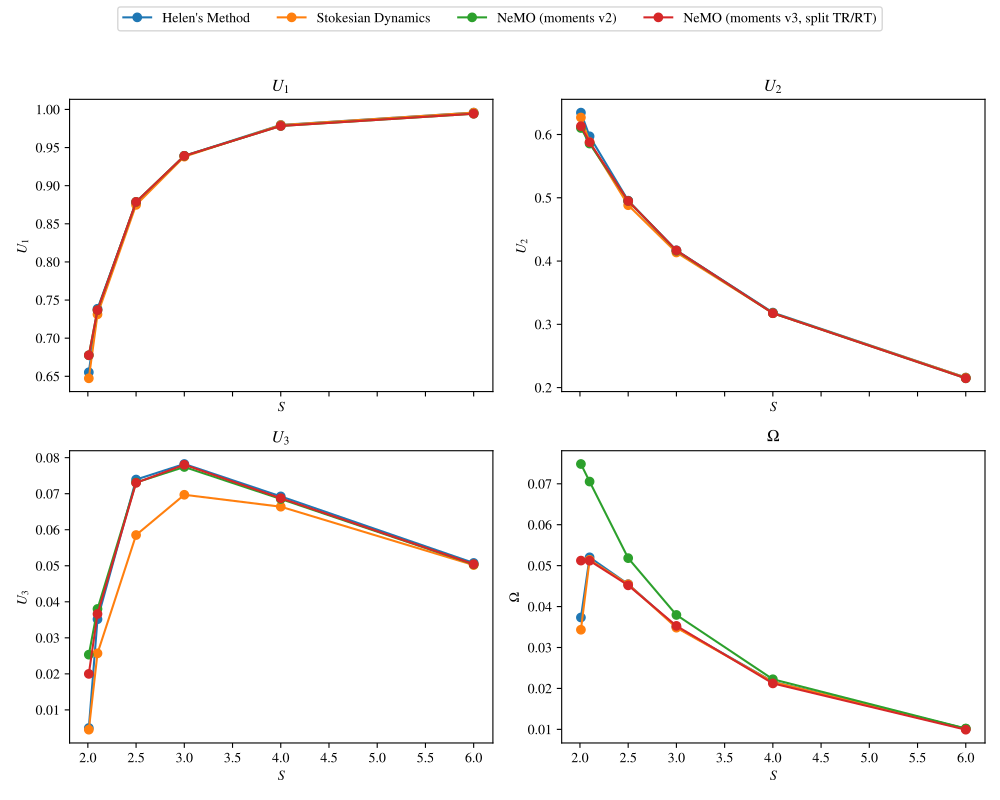

Generate this figure with Python:
#!/usr/bin/env python3
"""Figure 7 refresh: 3-sphere equilateral-triangle mobility testcase (Wilson 2013),
regenerated with the new NeMO stack: Mob_Op_Nbody_Moments with the chain-fixed pc8c
moments pair model (nbody_moments_v2_kinf_rc8_pc8c.pt) + learned per-particle diagonal
(nbody_diag_v2_pc8c.pt), pair_cutoff = switch_dist = 8, and (2026-09-13) the v3 pair model
(nbody_moments_v3_nb8lin_tr2_kinf_rc8_pc8c.pt: the v2 bands, linear bases, class-2 TR bases that
untie the pair block's TR and RT corners; moments_for_nbody.md section 5.4) with the same diagonal.
Omega here is the base sphere's angular velocity from a force on the apex, i.e. an RT-block quantity.

Three unit spheres at the vertices of an equilateral triangle of side S (center-to-center,
in radii) in the x-z plane; the apex sphere is forced with F = (0, 0, -6*pi), no torques,
mu = 1. Reported: U1 = |apex U_z|, U2/U3 = |base-sphere U_z/U_x|, Omega = |base-sphere
Omega_y|. References are the published figure's hard-coded tables: Helen Wilson's method
(Wilson 2013) and Stokesian Dynamics (Townsend 2017). In addition, MFS truth
(src/mfs.py, fine + Xfine, tol 1e-9) is recomputed per S so operator errors can be quoted
against our own converged solver; the paper's previous operator (Mob_Op_Nbody with
nbody_pinn_b1.pt, switch 6 -- what drew the published figure) and the 2-body-only stack
are evaluated alongside for the old-vs-new comparison.

    TORCH_COMPILE_DISABLE=1 python figures/fig7_helen_3body.py    # eval + figure
    python figures/fig7_helen_3body.py --plot-only                # re-render from the CSV

Outputs: figures/fig7_helen_3body.{pdf,png}, all values in figures/fig7_helen_3body.csv,
and a drop-in copy at the paper's include name figures/helens_3body_comparison_nbody.{pdf,png}
(layout matches the published figure: 2x2 panels, Helen's Method / Stokesian Dynamics / NeMO).
"""
from __future__ import annotations

import argparse
import os
import sys
from pathlib import Path

import numpy as np
import pandas as pd

ROOT = Path(__file__).resolve().parents[1]
sys.path = [p for p in sys.path if p != str(ROOT)]
sys.path.insert(0, str(ROOT))
sys.path.insert(1, str(ROOT / "src"))  # grpy_tensors is imported bare by mob_op_2b_combined
os.chdir(ROOT)
os.environ.setdefault("TORCH_COMPILE_DISABLE", "1")  # accuracy work

S_VALUES = [2.01, 2.10, 2.50, 3.00, 4.00, 6.00]
METRICS = ["U1", "U2", "U3", "Omega"]
METRIC_LABELS = {"U1": r"$U_1$", "U2": r"$U_2$", "U3": r"$U_3$", "Omega": r"$\Omega$"}
SELF_PATH = "data/models/self_interaction_model.pt"
TWO_BODY_PATH = "data/models/two_body_combined_model.pt"
MOMENTS_PATH = "data/models/nbody_moments_v2_kinf_rc8_pc8c.pt"
DIAG_PATH = "data/models/nbody_diag_v2_pc8c.pt"
# v3 pair model (nbody_moments.py v3 layout: the v2 unit bands, linear bases, class-2 TR bases so that the pair
# block's TR and RT corners are no longer tied; 93 coefficients). Same selection and diagonal model.
V3_PATH = "data/models/nbody_moments_v3_nb8lin_tr2_kinf_rc8_pc8c.pt"   # v2 bands, linear bases, split TR/RT (nbody_v3_report.md)
OPS = ["2b", "b1_paper", "moments", "diag", "v3", "v3diag"]
OP_LABELS = {"2b": "2-body only", "b1_paper": "n-body b1 (published figure)",
             "moments": "moments pc8c", "diag": "moments pc8c + diag (NeMO v2)",
             "v3": "moments v3 (split TR/RT)", "v3diag": "moments v3 + diag (NeMO v3)"}

# Hard-coded reference tables of the published figure (benchmarks/helens_3body.py in the
# paper checkout): Wilson (2013) "Current" method and Stokesian Dynamics (Townsend 2017).
WILSON_ROWS = {
    2.01: (0.65528, 0.63461, 0.00498, 0.037336),
    2.10: (0.73857, 0.59718, 0.03517, 0.052035),
    2.50: (0.87765, 0.49545, 0.07393, 0.045466),
    3.00: (0.93905, 0.41694, 0.07824, 0.035022),
    4.00: (0.97964, 0.31859, 0.06925, 0.021634),
    6.00: (0.99581, 0.21586, 0.05078, 0.010159),
}
SD_ROWS = {
    2.01: (0.64739, 0.62691, 0.00451, 0.034339),
    2.10: (0.73126, 0.58784, 0.02570, 0.051414),
    2.50: (0.87482, 0.48829, 0.05853, 0.045446),
    3.00: (0.93806, 0.41356, 0.06970, 0.034843),
    4.00: (0.97945, 0.31774, 0.06639, 0.021581),
    6.00: (0.99579, 0.21575, 0.05019, 0.010153),
}


def triangle(S: float) -> np.ndarray:
    # equilateral triangle of side S in the x-z plane; index 2 is the (forced) apex
    return np.array([[0.0, 0.0, 0.0],
                     [S, 0.0, 0.0],
                     [S / 2.0, 0.0, (np.sqrt(3.0) / 2.0) * S]])


def forces() -> np.ndarray:
    F = np.zeros((3, 6))
    F[2, 2] = -6.0 * np.pi  # apex sphere; U = 1 for an isolated sphere (mu = a = 1)
    return F


def metrics_from_velocity(v: np.ndarray) -> tuple[float, float, float, float]:
    # U1: apex settling speed; U2/U3/Omega: base-sphere drift and rotation
    return (abs(v[2, 2]), abs(v[0, 2]), abs(v[0, 0]), abs(v[0, 4]))


_MFS_SOLVERS: dict[str, object] = {}


def mfs_metrics(S: float, acc: str) -> tuple[float, float, float, float]:
    # BatchedMFS GMRES (torch64, tol_v 1e-8): the src/mfs.py Gauss-Seidel iteration
    # diverges at the S=2.01 near-contact spacing (gap 0.01), a Krylov solve does not
    from src.mfs_batched import BatchedMFS

    solver = _MFS_SOLVERS.get(acc)
    if solver is None:
        solver = _MFS_SOLVERS[acc] = BatchedMFS(acc=acc, backend="torch64")
    vel, info = solver.solve(triangle(S), forces().reshape(3, 6, 1))
    assert info.converged, info
    return metrics_from_velocity(vel[:, :, 0].cpu().numpy())


def build_ops(moments_path: str = MOMENTS_PATH, diag_path: str = DIAG_PATH, v3_path: str = V3_PATH):
    from src.mob_op_2b_combined import NNMob
    from src.mob_op_nbody import Mob_Op_Nbody
    from src.mob_op_nbody_moments import Mob_Op_Nbody_Moments

    common = dict(shape="sphere", self_nn_path=SELF_PATH, two_nn_path=TWO_BODY_PATH)
    sel = dict(switch_dist=8.0, pair_cutoff=8.0, neighbor_cutoff=8.0, max_neighbors=None)
    mom = dict(common, nbody_nn_path=moments_path, **sel)
    v3 = dict(common, nbody_nn_path=v3_path, **sel)
    return {"2b": NNMob(**common),
            "b1_paper": Mob_Op_Nbody(**common, nbody_nn_path="data/models/nbody_pinn_b1.pt",
                                     switch_dist=6.0),
            "moments": Mob_Op_Nbody_Moments(**mom),
            "diag": Mob_Op_Nbody_Moments(**mom, diag_nn_path=diag_path, diag_cutoff=8.0),
            "v3": Mob_Op_Nbody_Moments(**v3),
            "v3diag": Mob_Op_Nbody_Moments(**v3, diag_nn_path=diag_path, diag_cutoff=8.0)}


def evaluate(moments_path: str = MOMENTS_PATH, diag_path: str = DIAG_PATH, v3_path: str = V3_PATH) -> pd.DataFrame:
    import torch

    ops = build_ops(moments_path, diag_path, v3_path)
    rows = []
    for S in S_VALUES:
        row = {"S": S}
        row.update({f"{m}_wilson": x for m, x in zip(METRICS, WILSON_ROWS[S])})
        row.update({f"{m}_sd": x for m, x in zip(METRICS, SD_ROWS[S])})
        for acc in ("fine", "Xfine"):
            print(f"MFS {acc} S={S} ...", flush=True)
            row.update({f"{m}_mfs_{acc.lower()}": x
                        for m, x in zip(METRICS, mfs_metrics(S, acc))})
        config = np.zeros((3, 7))
        config[:, :3] = triangle(S)
        config[:, 6] = 1.0  # identity quaternion — the operators are scalar-last
        for name, op in ops.items():
            with torch.no_grad():
                v = op.apply(config, forces(), 1.0)
            v = np.asarray(v.cpu() if torch.is_tensor(v) else v, dtype=np.float64)
            row.update({f"{m}_{name}": x for m, x in zip(METRICS, metrics_from_velocity(v))})
        rows.append(row)
    return pd.DataFrame(rows)


def report(df: pd.DataFrame) -> None:
    curves = [("Wilson (Helen's method)", "wilson"), ("Stokesian Dynamics", "sd"),
              ("MFS fine", "mfs_fine")] + [(OP_LABELS[k], k) for k in OPS]
    truth = {m: df[f"{m}_mfs_xfine"].values for m in METRICS}
    disc = max(np.abs(df[f"{m}_mfs_fine"] / truth[m] - 1).max() for m in METRICS) * 100
    wilson_gap = max(np.abs(df[f"{m}_wilson"] / truth[m] - 1).max() for m in METRICS) * 100
    print(f"\nMFS discretization (fine vs Xfine): max rel = {disc:.4f} %")
    print(f"Wilson vs MFS Xfine:                max rel = {wilson_gap:.4f} % "
          "(independent solvers agreeing on the testcase)")

    print(f"\nmax |rel err| vs MFS Xfine over the {len(S_VALUES)} spacings (%):")
    print(f"{'curve':32s}{'U1':>8s}{'U2':>8s}{'U3':>8s}{'Omega':>8s}{'  worst S (U3)':>15s}")
    for label, key in curves:
        rel = {m: np.abs(df[f"{m}_{key}"].values / truth[m] - 1) * 100 for m in METRICS}
        worst = df["S"].values[np.argmax(rel["U3"])]
        print(f"{label:32s}" + "".join(f"{rel[m].max():8.2f}" for m in METRICS)
              + f"{worst:15.2f}")

    print("\nabsolute deviation from Wilson at S=2.01 (the published figure's visible gap):")
    r = df[df["S"] == 2.01].iloc[0]
    for label, key in curves[1:]:
        devs = "  ".join(f"{m}: {abs(r[f'{m}_{key}'] - r[f'{m}_wilson']):.4f}" for m in METRICS)
        print(f"  {label:32s}{devs}")

    # aggregate deviation from Wilson (the essentially-exact reference; MFS Xfine confirms
    # it to ~1e-4 for S >= 2.1 but cannot resolve the 0.01 gap at S=2.01 itself)
    print("\n|deviation| from Wilson over all 24 (S, metric) cells / the 20 with S >= 2.1:")
    print(f"{'curve':32s}{'mean':>10s}{'max':>10s}{'mean>=2.1':>12s}{'max>=2.1':>11s}")
    keep = df["S"] >= 2.1
    for label, key in curves[1:]:
        dev = np.abs(np.stack([df[f"{m}_{key}"] - df[f"{m}_wilson"] for m in METRICS]))
        print(f"{label:32s}{dev.mean():10.4f}{dev.max():10.4f}"
              f"{dev[:, keep].mean():12.4f}{dev[:, keep].max():11.4f}")

    # the published figure's summary stat: wins vs Stokesian Dynamics, referenced to Wilson
    for key in ("b1_paper", "diag", "v3diag"):
        wins = sum(abs(df[f"{m}_{key}"] - df[f"{m}_wilson"]).lt(
            abs(df[f"{m}_sd"] - df[f"{m}_wilson"])).sum() for m in METRICS)
        print(f"\n{OP_LABELS[key]}: closer to Wilson than Stokesian Dynamics in "
              f"{wins}/{4 * len(S_VALUES)} (S, metric) cells")


def plot(df: pd.DataFrame, out_stem: Path) -> None:
    import matplotlib
    matplotlib.use("Agg")
    import matplotlib.pyplot as plt

    plt.rcParams.update({"font.family": "serif",
                         "font.serif": ["STIXGeneral", "DejaVu Serif"],
                         "mathtext.fontset": "stix",
                         "pdf.fonttype": 42, "ps.fonttype": 42})
    series = [("wilson", "Helen's Method"), ("sd", "Stokesian Dynamics"),
              ("diag", "NeMO (moments v2)"), ("v3diag", "NeMO (moments v3, split TR/RT)")]
    fig, axes = plt.subplots(2, 2, figsize=(10, 8), sharex=True)
    for m, ax in zip(METRICS, axes.flat):
        for key, label in series:
            ax.plot(df["S"], df[f"{m}_{key}"], marker="o", label=label)
        ax.set_title(METRIC_LABELS[m])
        ax.set_xlabel(r"$S$")
        ax.set_ylabel(METRIC_LABELS[m])
    handles, labels = axes[0, 0].get_legend_handles_labels()
    fig.legend(handles, labels, loc="upper center", ncol=len(series))
    fig.tight_layout(rect=(0, 0, 1, 0.92))
    for stem in (out_stem, Path("figures/helens_3body_comparison_nbody")):  # paper include name
        for ext in ("pdf", "png"):
            fig.savefig(stem.with_suffix(f".{ext}"), dpi=300)
    print(f"-> {out_stem}.{{pdf,png}} + figures/helens_3body_comparison_nbody.{{pdf,png}}")


def main():
    ap = argparse.ArgumentParser(description=__doc__, formatter_class=argparse.RawDescriptionHelpFormatter)
    ap.add_argument("--out", type=Path, default=Path("figures/fig7_helen_3body"))
    ap.add_argument("--plot-only", action="store_true", help="re-render from the existing CSV")
    ap.add_argument("--moments-model", default=MOMENTS_PATH, help="pair moments model (.pt)")
    ap.add_argument("--diag-model", default=DIAG_PATH, help="diagonal model (.pt)")
    ap.add_argument("--v3-model", default=V3_PATH, help="v3 pair moments model (.pt)")
    args = ap.parse_args()
    csv = args.out.with_suffix(".csv")
    if args.plot_only:
        df = pd.read_csv(csv)
    else:
        df = evaluate(args.moments_model, args.diag_model, args.v3_model)
        df.to_csv(csv, index=False, float_format="%.10g")
        print(f"-> {csv}")
    report(df)
    plot(df, args.out)


if __name__ == "__main__":
    main()
